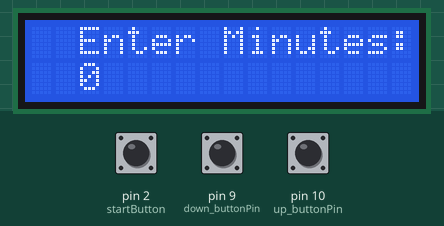
Recording of a sketch running on a simulated Arduino Uno, built with avr-gcc and run on an emulated ATmega328P. Parts: 16×2 character LCD. Inputs (shaded band) come from the test bench; at power-on: pin 2 (startButton) LOW, pin 9 (down_buttonPin) LOW, pin 10 (up_buttonPin) LOW. What the sketch prints to the serial monitor is not drawn.

Above: at 1.2 s.
1.3 s: pin 2 (startButton) pulled HIGH for 0.15 s
At 2.6 s:
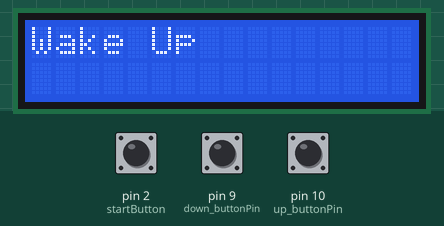
4.4 s: pin 9 (down_buttonPin) pulled HIGH for 0.15 s
6.2 s: pin 10 (up_buttonPin) pulled HIGH for 0.15 s
At 7.6 s:
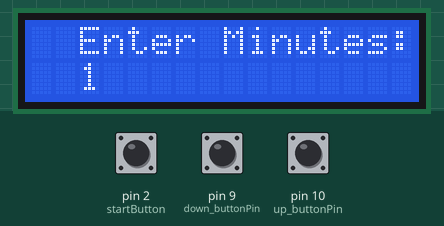
8.0 s: pin 2 (startButton) pulled HIGH for 1 s
At 8.6 s:
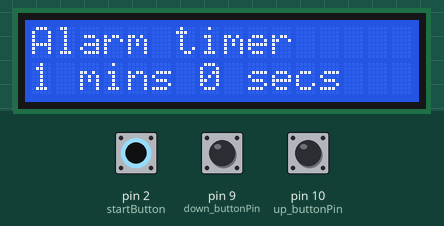
Timing chart, 0 to 11.0 s (numbered marks = the images above; inputs shaded):
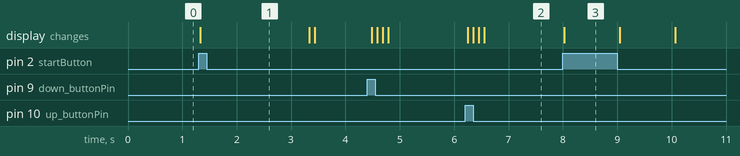

The sketch:

Subsystem1.ino
```cpp
/*
Arduino: Get user input for time and display on lcd.

// 1- Sergio Ambelis Diaz - UIN: 659890446
// 2- Project - Nap Alarm
// 3- Description - what is this code supposed to do? Sets an alarm clock countdown timer with the use of 3 push buttons. Button 1
      increments timer by 1 minute. Button 2 decrements timer by 1 minute. Button 3 starts/stops the timer or resets timer.
// 4- References - https://create.arduino.cc/projecthub/tittiamo68/alarm-clock-f61bad alarm clock countdown timer.
      https://docs.arduino.cc/learn/electronics/lcd-displays for LCD screen.
*/

// include the library code:
#include <LiquidCrystal.h>
#include <TimeLib.h>
#include <Wire.h>
#define I2C_SLAVE_ADDRESS 11


// initialize the library by associating any needed LCD interface pin
// with the arduino pin number it is connected to
const int rs = 12, en = 11, d4 = 5, d5 = 4, d6 = 3, d7 = 13;
LiquidCrystal lcd(rs, en, d4, d5, d6, d7);
const int  up_buttonPin   = 10;    // the pin that the pushbutton is attached to
const int  down_buttonPin = 9;
const int  startButton = 2;

// Variables will change:

int buttonPushCounter = 0;   // counter for the number of button presses
int up_buttonState = 0;         // current state of the up button
int up_lastButtonState = 0;     // previous state of the up button
int startState = 0;           //  current state of start button
int down_buttonState = 0;         // current state of the up button
int down_lastButtonState = 0;     // previous state of the up button
bool startB = false;
unsigned long minutes = 0, seconds = 0;
int n = 0;
int x = 1;
bool check = true;

void startTime() {
  startB = true;
//  had startB = !startB but button was very sensative
  delay(400);
}

void inputTime() {
  lcd.setCursor(2,0);
  lcd.print("Enter Minutes:");
  lcd.setCursor(2,1);
  lcd.print(buttonPushCounter);
  delay(100);
}

void setup() {
  lcd.begin(16, 2);  // 16 columns and 2 rows
  Wire.begin(I2C_SLAVE_ADDRESS);
  Serial.begin(9600);
  pinMode( up_buttonPin, INPUT);
  pinMode( down_buttonPin, INPUT);
  pinMode (startButton, INPUT);

  // interrupt function for start/stop/reset button
  attachInterrupt(digitalPinToInterrupt(startButton), startTime, RISING);
}


void requestEvents() {
  Serial.println(F("---> recieved request " ));
  Serial.print(F("Subsystem 1 sending value : "));
  Serial.println(x);
  Wire.write(x);
  // bug were subsystem 1 continously Tx's
  x = 0;
  Serial.println("after we write");

}

void loop() {
  minutes = buttonPushCounter;
  lcd.clear();
  while (startB == true) {
      check = true;
      lcd.setCursor(0, 0);
      lcd.print("Alarm timer");
      lcd.setCursor(0, 1);
      // sprintf didn't print updated seconds
      // I used old school lcd.print instead
      lcd.print(minutes);
      lcd.print(" mins ");
      lcd.print(seconds);
      lcd.print(" secs");

//  ****   For Debugging purposes:   ****
      Serial.print("1. the minute is ");
      Serial.println(minutes);
      Serial.print("1. the seconds is: ");
      Serial.println(seconds);

      // end of timer
        if (minutes == 0 && seconds == 0) {
          Serial.println("Stop the clock!");
          lcd.clear();
          lcd.setCursor(0, 0);
          lcd.print("Wake Up");
          delay(2000);
          Serial.println("Packet sent");
          lcd.clear();
          lcd.setCursor(0, 0);
          lcd.print("Sending alarm...");
         // delay(1000);
          if(check) {
            x = 1;
            Wire.onRequest(requestEvents);
            Serial.println("inside bool");
            check = false;
          }
          Serial.println("outside the write event");
          //delay(100);
          startB = false;
          break;
        }
       // if we our seconds is at 0 and minutes is not 0 (edge case)
      if (seconds == 0 && minutes != 0 ) {
        minutes--;
        seconds = 60; // change to 60
      }
      delay(1000);
      seconds --; // decrement seconds

      // **** For Debugging purposes! ***
      Serial.print("2. the minute is ");
      Serial.println(minutes);
      Serial.print("2. the seconds is: ");
      Serial.println(seconds);
  }
  seconds = 0;
  minutes = 0;
  checkUp();
  checkDown();
  inputTime();
}

// for the up button - increment
void checkUp(){
  up_buttonState = digitalRead(up_buttonPin);
  // compare the buttonState to its previous state
  if (up_buttonState != up_lastButtonState) {
    // if the state has changed, increment the counter
    if (up_buttonState == LOW) {
        buttonPushCounter++;
    }
    // Delay a little bit to avoid bouncing
    delay(100);
  }
  // save the current state as the last state, for next time through the loop
  up_lastButtonState = up_buttonState;
}

// for the down button - decrement
void checkDown(){
  down_buttonState = digitalRead(down_buttonPin);
  // compare the buttonState to its previous state
  if (down_buttonState != down_lastButtonState) {
    // if the state has changed, increment the counter
    if (down_buttonState == LOW) {
      if (buttonPushCounter > 0)
      buttonPushCounter--;
    }
    // Delay a little bit to avoid bouncing
    delay(100);
  }
  // save the current state as the last state, for next time through the loop
  down_lastButtonState = down_buttonState;
}
```

Measured:
- after the input at 1.3 s, the display: changes at once (image 1)
- after the input at 6.2 s, the display: first changes after 0.05 s (image 2 shows a later state)
- after the input at 8.0 s, the display: changes at once (image 3)
